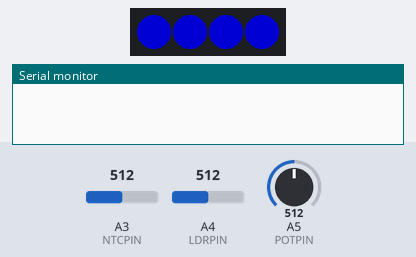
The sketch below on a simulated Arduino Uno, built with avr-gcc and run on an emulated ATmega328P. Shown: 4 RGB LEDs in strip order, left to right, the last lines printed to the serial monitor. Inputs (shaded band) come from the test bench; at power-on: A3 (NTCPIN) = 512, A4 (LDRPIN) = 512, A5 (POTPIN) = 512. Dim RGB values are drawn brighter than linear; colours are those a GRB WS2812 strip shows for the declared byte order.

Above: at 0.05 s.
At 1.2 s:
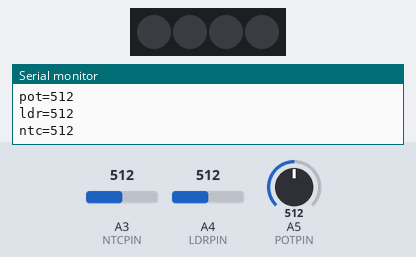
1.3 s: A3 (NTCPIN) set to 105
2.8 s: A3 (NTCPIN) set to 92
Timing chart, 0 to 5.8 s (numbered marks = the images above; inputs shaded):
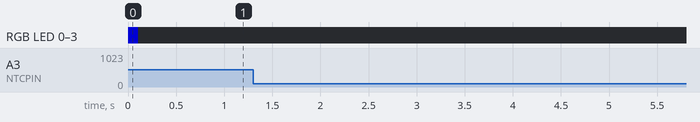

The sketch:

sfeer_licht.ino
```cpp
//Opdracht: maak het volgende schema na aan de hand van sfeer_licht.jpg
//Maak hierbij de volgende code af:

#include <FastLED.h>

#define LED_COUNT 4
#define DATA_PIN 9

#define POTPIN  A5
#define LDRPIN  A4
#define NTCPIN  A3

CRGB leds[LED_COUNT];

void setup() {
    FastLED.addLeds<WS2812B, DATA_PIN, RGB>(leds, LED_COUNT);
    writeLeds(rgb(0,0,128));
    pinMode(POTPIN,INPUT);
    pinMode(LDRPIN,INPUT);
    pinMode(NTCPIN,INPUT);
    Serial.begin(9600);
}

void loop() {
  int pot,ldr,ntc;
  pot = analogRead(POTPIN);
  ldr = analogRead(LDRPIN);
  ntc = analogRead(NTCPIN);

  delay(100);
  Serial.println("sensor values:");

  Serial.println("pot=" + String(pot));
  Serial.println("ldr=" + String(ldr));
  Serial.println("ntc=" + String(ntc));

  //vul de juiste variabel naam voor de map instructie:
  //De Groen tint is afhankelijk van de temperatuur
  //De Rood tint wordt door de hoeveelheid ambiante licht bepaalt
  //De Blauw tint is instelbaar door een draaiknop
  //haal dan vervolgens de "//" weg
  //Zorg ervoor dat de data nuttig gecalibreerd is:
  //het berijk van de NTC is bijvoorbeeld maar tussen kamer- en hand temperatuur
  //gebruik hiervoor de 2e en 3e parameter van de desbetreffende map() functie
  //(tip: bestudeer de output van de seriele monitor!!)

  int rood = 0,groen = 0,blauw = 0;
  //? = map(pot,0,1024,0,254);
  //? = map(ldr,0,1024,0,254);
  //? = map(ntc,0,1024,0,254);
  writeLeds(rgb(rood,groen,blauw));


}

CRGB rgb(int r, int g, int b)
{
  return CRGB{g,r,b};
}

void writeLeds(CRGB color)
{
  for(int i = 0; i < LED_COUNT; i++)
  {
    leds[i] = color;
  }
  FastLED.show();
}
```
